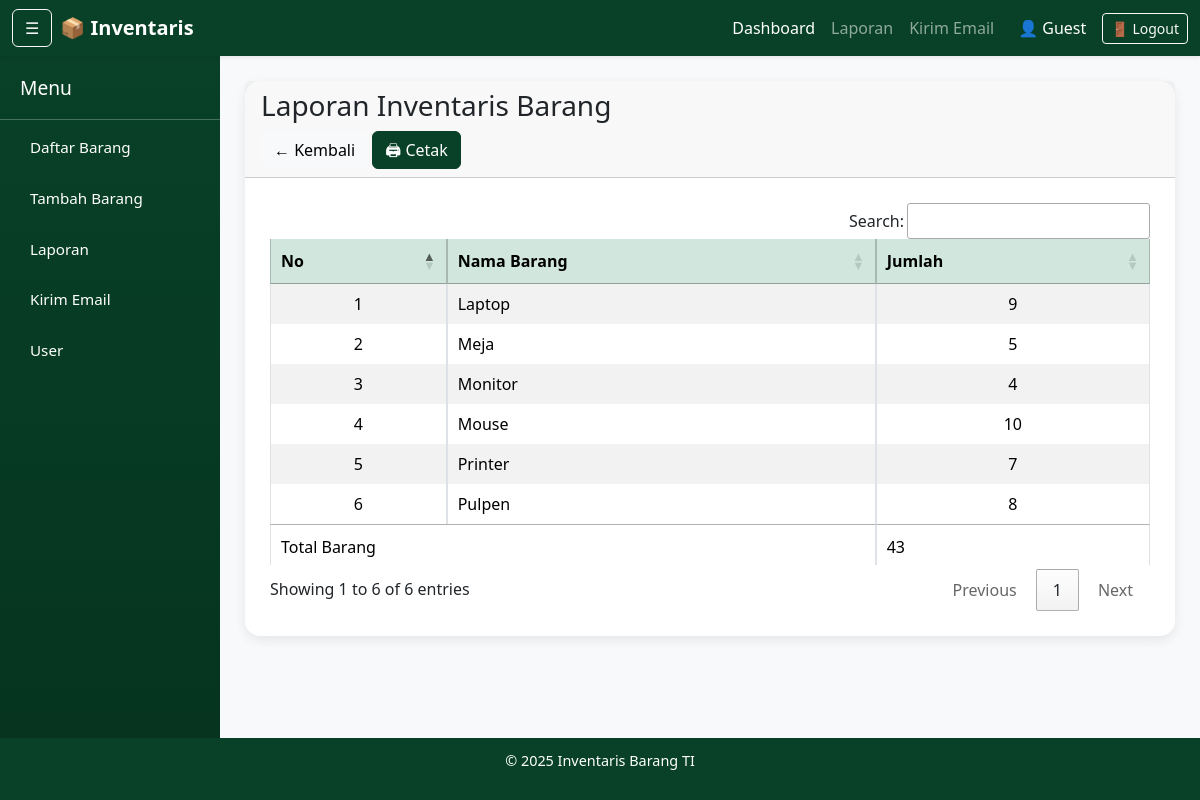
The app's page /laporan.php with its own data.
### tables this page shows
CREATE TABLE `barang` (
  `id` int(11) NOT NULL,
  `nama_barang` varchar(100) NOT NULL,
  `jumlah` int(11) NOT NULL,
  `total_masuk` int(11) NOT NULL DEFAULT 0,
  `total_keluar` int(11) NOT NULL DEFAULT 0,
  `foto` varchar(255) DEFAULT NULL
);

### laporan.php (the view)
<?php
include "db_connect.php";
$result = mysqli_query($conn, "SELECT * FROM barang ORDER BY nama_barang ASC");
$total = mysqli_fetch_assoc(mysqli_query($conn, "SELECT SUM(jumlah) as total FROM barang"))['total'];
?>
<?php include "templates/header.php"; ?>
<?php include "templates/navbar.php"; ?>
<?php include "templates/sidebar.php"; ?>
<div class="content">
    <div class="card col-12">
        <div class="card-header">
            <h3>Laporan Inventaris Barang</h3>
            <div class="no-print">
                <a href="index.php" class="btn btn-light">← Kembali</a>
                <button onclick="window.print()" class="btn btn-success">🖨 Cetak</button>
            </div>
        </div>
        <div class="card-body">
            <div class="table-responsive">
                <table class="table table-bordered table-striped align-middle">
                    <thead class="table-success text-center">
                        <tr>
                            <th>No</th>
                            <th>Nama Barang</th>
                            <th>Jumlah</th>
                        </tr>
                    </thead>
                    <tbody>
                        <?php $no = 1;
                        while ($row = mysqli_fetch_assoc($result)) { ?>
                            <tr>
                                <td class="text-center"><?= $no++ ?></td>
                                <td><?= htmlspecialchars($row['nama_barang']) ?></td>
                                <td class="text-center"><?= (int) $row['jumlah'] ?></td>
                            </tr>
                        <?php } ?>
                    </tbody>
                    <tfoot>
                        <tr class="text-center">
                            <td colspan="2">Total Barang</td>
                            <td><?= $total ?></td>
                        </tr>
                    </tfoot>
                </table>
            </div>
        </div>
    </div>
</div>
<?php include "templates/footer.php"; ?>

### templates/header.php (style rules this page uses)
body { display: flex; flex-direction: column; min-height: 100vh; font-family: 'Segoe UI', sans-serif; background: #f8f9fa; }
.content { flex: 1; padding: 25px; transition: margin-left 0.3s ease; }
.card { border: none; border-radius: 15px; box-shadow: 0 4px 12px rgba(0, 0, 0, 0.08); }
.card-body { padding: 25px; }
table th, table td { vertical-align: middle; }
.btn-success { background-color: #084127ff !important; border-color: #084127ff !important; }
.table-success { background-color: #084127ff !important; color: #fff !important; }

### records on screen
barang: nama_barang "Laptop", jumlah "9"
barang: nama_barang "Meja", jumlah "5"
barang: nama_barang "Monitor", jumlah "4"
barang: nama_barang "Mouse", jumlah "10"
barang: nama_barang "Printer", jumlah "7"
barang: nama_barang "Pulpen", jumlah "8"

### other values on screen
$_SESSION['username'] "Guest"
$total "43"
